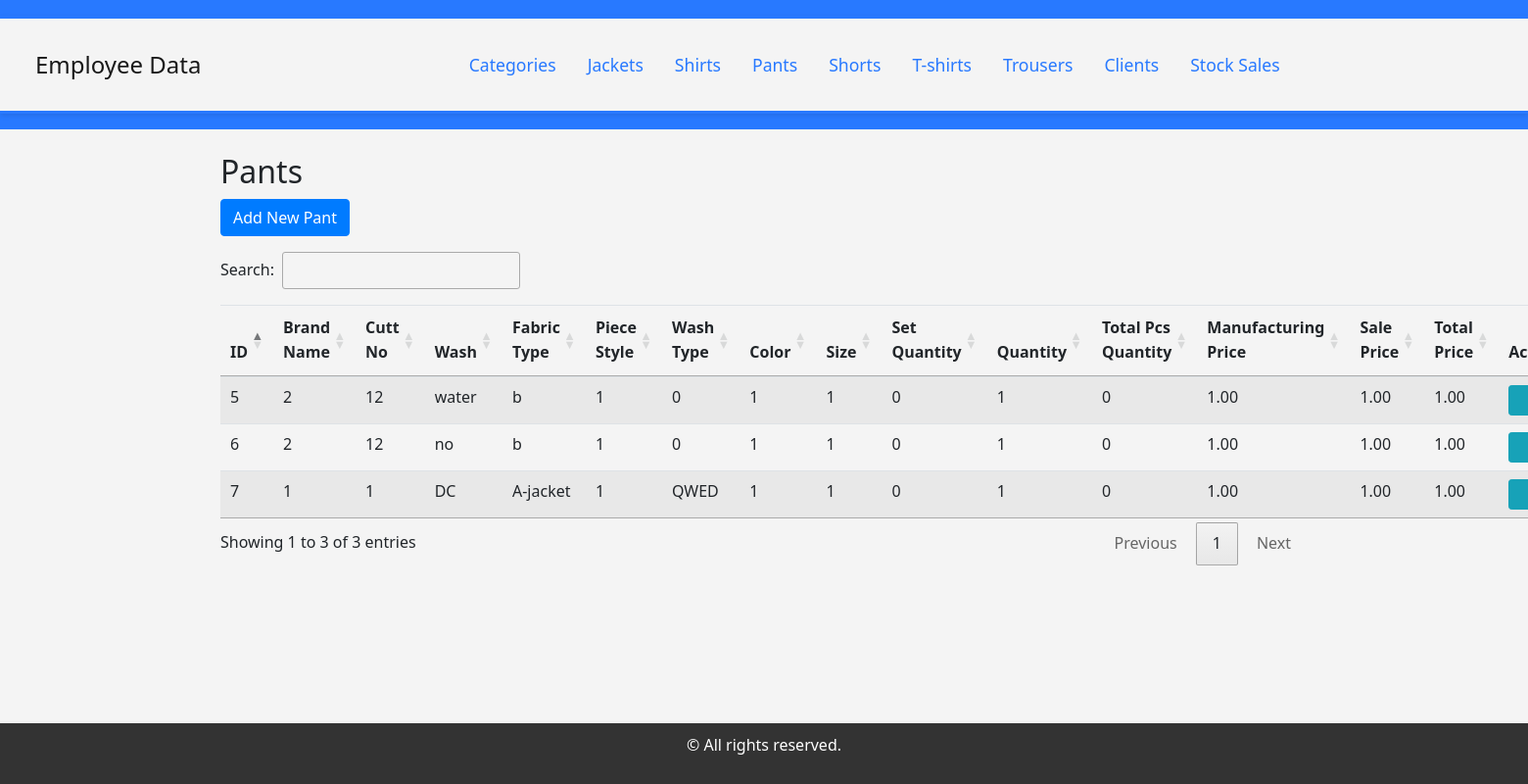
The page /product/pants/ on the database its author committed.
### product/models.py (models this page shows, shortened)
class Pant(models.Model):
    brand_name = models.CharField(max_length=50)
    cutt_no = models.CharField(max_length=50)  # Allows storing a list of numbers
    wash = models.CharField(max_length=50)
    fabric_type = models.ForeignKey(Category, on_delete=models.CASCADE)
    piece_style = models.CharField(max_length=50)
    wash_type = models.CharField(max_length=50)
    color = models.CharField(max_length=30)
    size = models.CharField(max_length=10)
    set_quantity = models.IntegerField()
    quantity = models.IntegerField()
    total_pcs_quantity = models.IntegerField(default=0)
    manufacturing_price = models.DecimalField(max_digits=10, decimal_places=2)
    sale_price = models.DecimalField(max_digits=10, decimal_places=2)
    def total_price(self):
        return self.quantity * self.sale_price

class Category(models.Model):
    name = models.CharField(max_length=100)

### product/views.py (the view)
# urls.py: path('pants/', PantListView.as_view(), name='pant_list'),
class PantListView(ListView):
    model = Pant
    template_name = 'pent/pent_list.html'
    context_object_name = 'pants'

### product/templates/pent/pent_list.html (shortened to what this page needs)
{% extends 'base.html' %}
{% block content %}
    <h2>Pants</h2>
    <a href="{% url 'pant_create' %}" class="btn btn-primary mb-3">Add New Pant</a>
    <table class="table table-striped" id="pant">
        <thead>
            <tr>
                <th>ID</th>
                 <th>Brand Name</th>
                 <th>Cutt No</th>
                 <th>Wash</th>
                 <th>Fabric Type</th>
                 <th>Piece Style</th>
                 <th>Wash Type</th>
                 <th>Color</th>
                 <th>Size</th>
                 <th>Set Quantity </th>
                 <th>Quantity </th>
                 <th>Total Pcs Quantity</th>
                 <th>Manufacturing Price</th>
                 <th>Sale Price</th>
                 <th>Total Price</th>
                <th>Actions</th>
            </tr>
        </thead>
        <tbody>
            {% for pant in pants %}
                <tr>
                    <td>{{ pant.id }}</td>
                    <td>{{ pant.brand_name }}</td>
                    <td>{{ pant.cutt_no }}</td>
                    <td>{{ pant.wash }}</td>
                    <td>{{ pant.fabric_type.name }}</td>
                    <td>{{ pant.piece_style }}</td>
                    <td>{{ pant.wash_type }}</td>
                    <td>{{ pant.color }}</td>
                    <td>{{ pant.size }}</td>
                    <td>{{ pant.set_quantity }}</td>
                    <td>{{ pant.quantity }}</td>
                    <td>{{ pant.total_pcs_quantity }}</td>
                    <td>{{ pant.manufacturing_price }}</td>
                    <td>{{ pant.sale_price }}</td>
                    <td>{{ pant.total_price }}</td>
                    <td>
                        <div class="btn-group" role="group">
                            <a href="{% url 'pant_detail' pant.pk %}" class="btn btn-info btn-sm table-btn">Detail</a>
                        </div>
                    </td>
                </tr>
            {% endfor %}
        </tbody>
    </table>
{% endblock %}
{% block js %}
<link href="https://cdn.datatables.net/v/dt/jszip-3.10.1/dt-2.0.8/af-2.7.0/b-3.0.2/b-colvis-3.0.2/b-html5-3.0.2/b-print-3.0.2/cr-2.0.3/date-1.5.2/fc-5.0.1/fh-4.0.1/kt-2.12.1/r-3.0.2/rg-1.5.0/rr-1.5.0/sc-2.4.3/sb-1.7.1/sp-2.3.1/sl-2.0.3/sr-1.4.1/datatables.min.css" rel="stylesheet">
{% endblock js %}

### product/templates/pent/pent_list.html (style rules this page uses)
.table-btn { min-width: 80px; justify: center; margin-right: 5px; }

### rows shown on the page
Pant: id "5", brand_name "2", cutt_no "12", wash "water", fabric_type.name "b", piece_style "1", wash_type "0", color "1", size "1", set_quantity "0", quantity "1", total_pcs_quantity "0", manufacturing_price "1.00", sale_price "1.00", total_price "1.00"
Pant: id "6", brand_name "2", cutt_no "12", wash "no", fabric_type.name "b", piece_style "1", wash_type "0", color "1", size "1", set_quantity "0", quantity "1", total_pcs_quantity "0", manufacturing_price "1.00", sale_price "1.00", total_price "1.00"
Pant: id "7", brand_name "1", cutt_no "1", wash "DC", fabric_type.name "A-jacket", piece_style "1", wash_type "QWED", color "1", size "1", set_quantity "0", quantity "1", total_pcs_quantity "0", manufacturing_price "1.00", sale_price "1.00", total_price "1.00"
